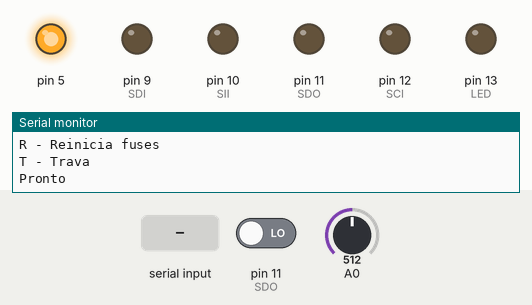
Bench run of a sketch on a simulated Arduino Uno, built with avr-gcc and run on an emulated ATmega328P. Shown: output pins drawn as LEDs (lit = HIGH), the last lines printed to the serial monitor. The test bench sets the inputs (shaded band); at power-on: pin 11 (SDO) LOW, A0 = 512. Pins used as bus, display or sensor lines are not drawn.

Above: at 1.2 s.
1.3 s: "F" received over Serial
At 1.9 s:
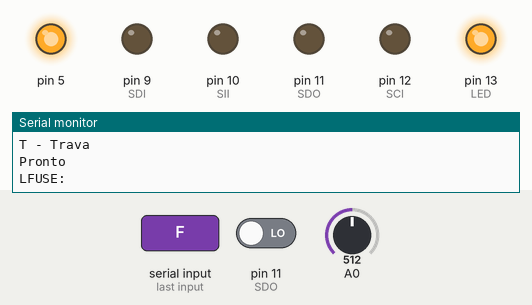
2.8 s: pin 11 (SDO) driven HIGH
At 3.6 s:
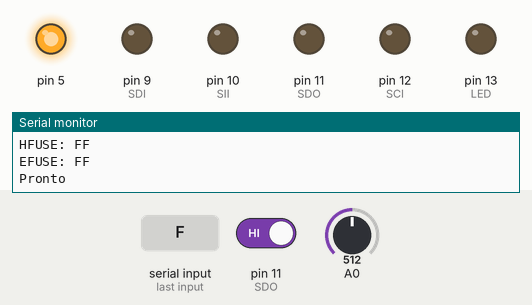
4.3 s: byte 84 ('T') received over Serial
5.8 s: "I" received over Serial
At 7.0 s:
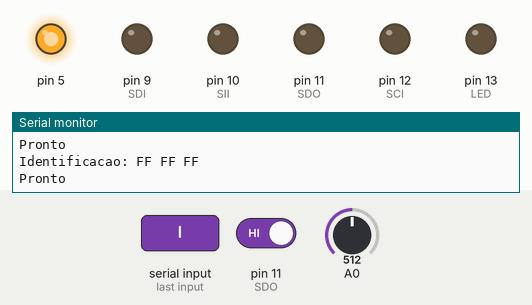
7.3 s: "f" received over Serial
At 8.3 s:
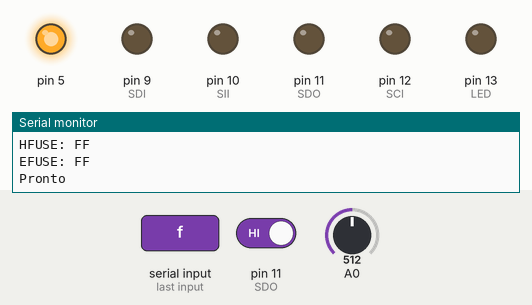
Timing chart, 0 to 9.8 s (numbered marks = the images above; inputs shaded):
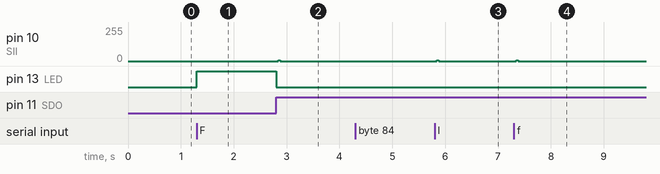

Measured:
- after the input at 1.3 s, pin 13 (LED): LOW → HIGH at once
- after the input at 2.8 s, pin 10 (SII): 0/255 → 7/255 at once, → 0/255 0.04 s later; pin 13 (LED): HIGH → LOW at once
- after the input at 5.8 s, pin 10 (SII): 0/255 → 6/255 at once, → 0/255 0.04 s later
- after the input at 7.3 s, pin 10 (SII): 0/255 → 7/255 at once, → 0/255 0.04 s later

The sketch:

ATTinyDesfibrilator.ino
```cpp
    #include <TimerOne.h>

    // Protótipo de programador serial de alta tensão para ATtiny
    // Adaptado do código de Wayne Holder:
    // https://sites.google.com/site/wayneholder/attiny-fuse-reset-with-12-volt-charge-pump

    #define LED      13

    // Conexões para programação
    #define  SCI     12    // Target Clock Input
    #define  SDO     11    // Target Data Output
    #define  SII     10    // Target Instruction Input
    #define  SDI      9    // Target Data Input
    #define  VCC      8    // Target VCC

    // Comandos de leitura e escrita dos FUSES e LOCK
    #define  HFUSE_RD  0x7A7E
    #define  LFUSE_RD  0x686C
    #define  EFUSE_RD  0x6A6E
    #define  LOCK_RD   0x787C
    #define  HFUSE_WR  0x747C
    #define  LFUSE_WR  0x646C
    #define  EFUSE_WR  0x666E

    // Define ATTiny series signatures
    #define  ATTINY13   0x9007  // L: 0x6A, H: 0xFF             8 pin
    #define  ATTINY24   0x910B  // L: 0x62, H: 0xDF, E: 0xFF   14 pin
    #define  ATTINY25   0x9108  // L: 0x62, H: 0xDF, E: 0xFF    8 pin
    #define  ATTINY44   0x9207  // L: 0x62, H: 0xDF, E: 0xFFF  14 pin
    #define  ATTINY45   0x9206  // L: 0x62, H: 0xDF, E: 0xFF    8 pin
    #define  ATTINY84   0x930C  // L: 0x62, H: 0xDF, E: 0xFFF  14 pin
    #define  ATTINY85   0x930B  // L: 0x62, H: 0xDF, E: 0xFF    8 pin

    // Definições para acesso direto aos pinos do Charge Pump
    #define P1  0x04  // Pin D2
    #define P2  0x08  // Pin D3
    #define PWR 0x10  // Pin D4
    #define GND 0x20  // Pin D5
    #define REF 420   // valor do ADC para 12V

    // Variaveis para controle do Charge Pump
    volatile char phase = 0;
    volatile char onOff = 0;
    volatile char pwrOn = 0;

    // Rotina de controle do Charge Pump
    // Disparada pelo Timer 1
    void ticker () {
      if (onOff) {
        DDRD = P1 | P2 | PWR | GND;
        int volts = analogRead(A0);
        if (volts < REF) {
          if (phase) {
            PORTD = P1 | PWR;
          } else {
            PORTD = P2 | PWR;
          }
          phase ^= 1;
        } else {
          pwrOn = 1;
        }
      } else {
        pwrOn = 0;
        DDRD = GND;
        PORTD = GND;
      }
    }

    // Iniciação
    void setup() {
      pinMode(LED, OUTPUT);

      // Inicia os pinos de programação
      pinMode(VCC, OUTPUT);
      pinMode(SDI, OUTPUT);
      pinMode(SII, OUTPUT);
      pinMode(SCI, OUTPUT);
      pinMode(SDO, OUTPUT);

      // Inicia serial
      Serial.begin(57600);
      Serial.println("HVSP Prototipo");
      Serial.println("I - Le identificacao");
      Serial.println("F - Le os fuses");
      Serial.println("L - Le o lock");
      Serial.println("C - Chip Erase");
      Serial.println("R - Reinicia fuses");
      Serial.println("T - Trava");

      // Inicia ADC e Timer1 para o Charge Pump
      analogReference(DEFAULT);
      Timer1.initialize(500);
      Timer1.attachInterrupt(ticker);

      Serial.println("Pronto");
    }

    // Programa principal
    void loop() {
      int c;
      byte id[3];
      unsigned int sig;

      if (Serial.available() > 0) {
        c = Serial.read();

        // Entra no modo programação
        digitalWrite(LED, HIGH);
        pinMode(SDO, OUTPUT);
        digitalWrite(SDI, LOW);
        digitalWrite(SII, LOW);
        digitalWrite(SDO, LOW);
        onOff = 0;                // 12v Off
        digitalWrite(VCC, HIGH);  // Vcc On
        delayMicroseconds(20);
        onOff = 1;                // 12v On
        while (pwrOn == 0)
          ;
        delayMicroseconds(10);
        pinMode(SDO, INPUT);      // Set SDO to input
        delayMicroseconds(300);

        // Trata o comando
        switch (c) {
          case 'I':  case 'i':
            readSignature(id);
            Serial.print("Identificacao: ");
            Serial.print(id[0], HEX);
            Serial.print(' ');
            Serial.print(id[1], HEX);
            Serial.print(' ');
            Serial.println(id[2], HEX);
            break;
          case 'F':  case 'f':
            Serial.print("LFUSE: ");
            Serial.println(readFuse(LFUSE_RD), HEX);
            Serial.print("HFUSE: ");
            Serial.println(readFuse(HFUSE_RD), HEX);
            Serial.print("EFUSE: ");
            Serial.println(readFuse(EFUSE_RD), HEX);
            break;
          case 'L':  case 'l':
            Serial.print("LOCK: ");
            Serial.println(readFuse(LOCK_RD) & 3, HEX);
            break;
          case 'C':  case 'c':
            Serial.println("Apagando...");
            chipErase();
            break;
          case 'R':  case 'r':
            Serial.println("Reiniciando fuses...");
            sig = readSignature(id);
            if (sig == ATTINY13) {
              writeFuse(LFUSE_WR, 0x6A);
              writeFuse(HFUSE_WR, 0xFF);
            } else if (sig == ATTINY24 || sig == ATTINY44 || sig == ATTINY84 ||
                       sig == ATTINY25 || sig == ATTINY45 || sig == ATTINY85) {
              writeFuse(LFUSE_WR, 0x62);
              writeFuse(HFUSE_WR, 0xDF);
              writeFuse(EFUSE_WR, 0xFF);
            }
            break;
          case 'T':  case 't':
            Serial.println("Travando...");
            writeLock (0);
            break;
        }

        // espera concluir operação
        while (!digitalRead(SDO))
          ;

        // sai do modo programação
        digitalWrite(SCI, LOW);
        digitalWrite(VCC, LOW);    // desliga Vcc
        onOff = 0;                 // desliga 12V
        digitalWrite(LED, LOW);
        Serial.println("Pronto");
      }
    }

    // Envia instrução e dado e lê resposta
    byte shiftOut (byte dado, byte instr) {
      int inBits = 0;

      // Espera final da operação anterior
      while (!digitalRead(SDO))
        ;
      unsigned int dout = (unsigned int) dado << 2;
      unsigned int iout = (unsigned int) instr << 2;
      for (int ii = 10; ii >= 0; ii--)  {
        digitalWrite(SDI, !!(dout & (1 << ii)));
        digitalWrite(SII, !!(iout & (1 << ii)));
        inBits <<= 1;
        inBits |= digitalRead(SDO);
        digitalWrite(SCI, HIGH);
        digitalWrite(SCI, LOW);
      }
      return inBits >> 2;
    }

    // Le um fuse (ou lock)
    byte readFuse (unsigned int fuse)
    {
      shiftOut(0x04, 0x4C);
      shiftOut(0x00, (byte) (fuse >> 8));
      return shiftOut(0x00, (byte) fuse);
    }

    // Escreve em um fuse
    void writeFuse (unsigned int fuse, byte val) {
      shiftOut(0x40, 0x4C);
      shiftOut( val, 0x2C);
      shiftOut(0x00, (byte) (fuse >> 8));
      shiftOut(0x00, (byte) fuse);
    }

    // Le a identificação do chip
    unsigned int readSignature (byte *sig) {
      shiftOut(0x08, 0x4C);
      for (int ii = 0; ii < 3; ii++) {
        shiftOut( ii, 0x0C);
        shiftOut(0x00, 0x68);
        sig[ii] = shiftOut(0x00, 0x6C);
      }
      return (sig[1] << 8) | sig[2];
    }

    // Faz apagamento completo do chip
    void chipErase() {
      shiftOut(0x80, 0x4C);
      shiftOut(0x00, 0x64);
      shiftOut(0x00, 0x6C);
    }

    // Escreve no lock
    byte writeLock(byte val) {
      shiftOut(0x20, 0x4C);
      shiftOut(val, 0x2C);
      shiftOut(0x00, 0x64);
      shiftOut(0x00, 0x6C);
    }
```
